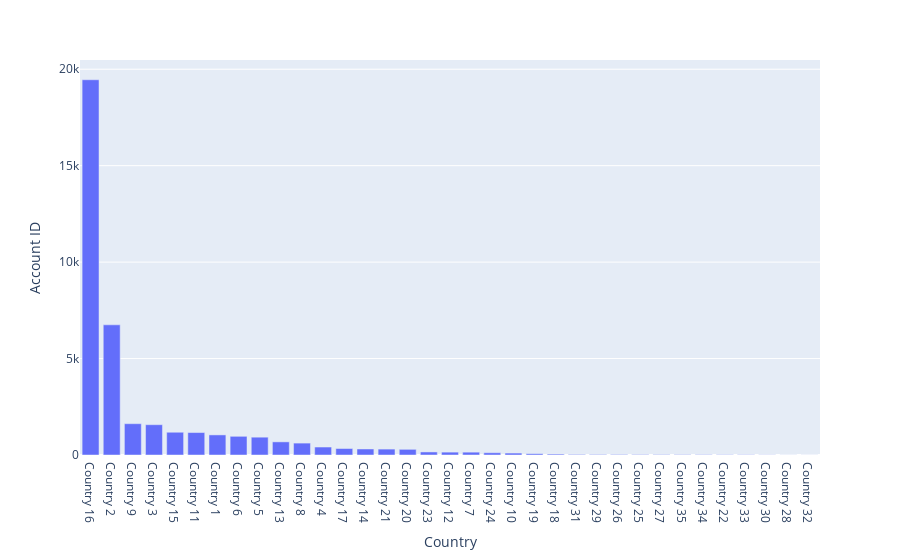

Notebook code for this chart:
### Code cell
px.bar(df.groupby('Country').nunique().reset_index().sort_values('Account ID', ascending=False), x='Country', y='Account ID')

### Figure 1 — Plotly figure (JSON) as saved in the notebook; plotly's stock layout.template omitted (floating-point values rounded to 4 significant figures)
{"data": [{"alignmentgroup": "True", "hovertemplate": "Country=%{x}<br>Account ID=%{y}<extra></extra>", "legendgroup": "", "marker": {"color": "#636efa", "pattern": {"shape": ""}}, "name": "", "offsetgroup": "", "orientation": "v", "showlegend": false, "textposition": "auto", "type": "bar", "x": ["Country 16", "Country 2", "Country 9", "Country 3", "Country 15", "Country 11", "Country 1", "Country 6", "Country 5", "Country 13", "Country 8", "Country 4", "Country 17", "Country 14", "Country 21", "Country 20", "Country 23", "Country 12", "Country 7", "Country 24", "Country 10", "Country 19", "Country 18", "Country 31", "Country 29", "Country 26", "Country 25", "Country 27", "Country 35", "Country 34", "Country 22", "Country 33", "Country 30", "Country 28", "Country 32"], "xaxis": "x", "y": [19454, 6749, 1623, 1571, 1180, 1164, 1042, 969, 924, 681, 617, 413, 336, 312, 306, 294, 158, 149, 147, 117, 100, 67, 47, 29, 26, 26, 22, 20, 18, 17, 15, 14, 8, 3, 2], "yaxis": "y"}], "layout": {"barmode": "relative", "legend": {"tracegroupgap": 0}, "margin": {"t": 60}, "xaxis": {"anchor": "y", "domain": [0, 1], "title": {"text": "Country"}}, "yaxis": {"anchor": "x", "domain": [0, 1], "title": {"text": "Account ID"}}}}
